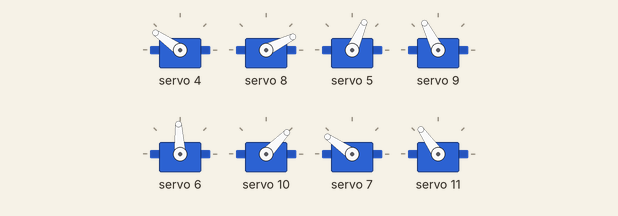
This sketch was run on a simulated Arduino Uno, built with avr-gcc and run on an emulated ATmega328P. Shown: 8 × servo.

Above: at 0.05 s.
At 0.75 s:
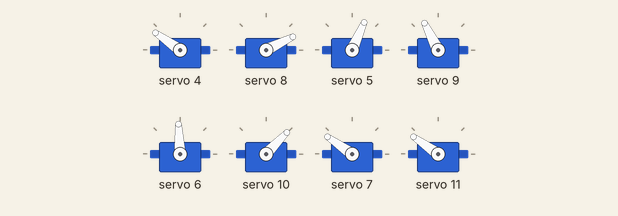
At 1.45 s:
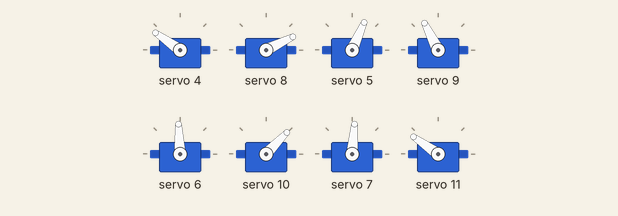
At 2.9 s:
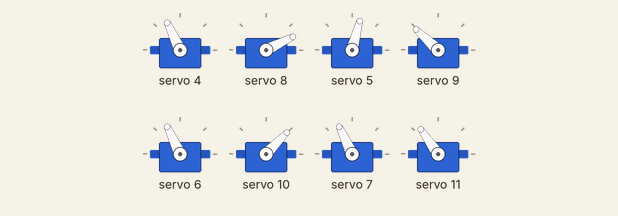
At 4.3 s:
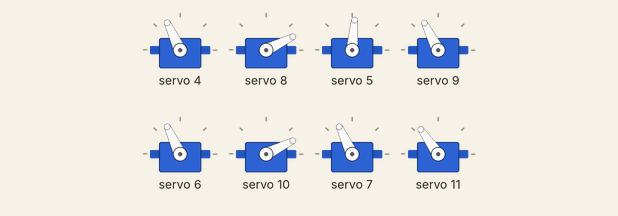
At 5.75 s:
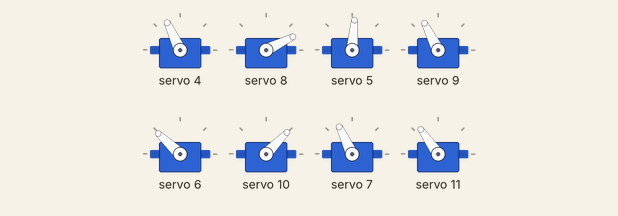
Timing chart, 0 to 7.5 s (numbered marks = the images above):
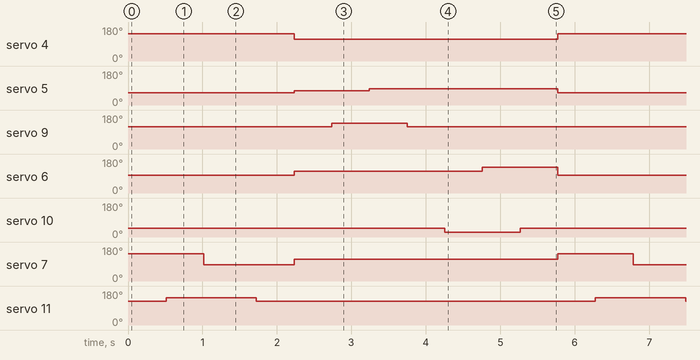

Measured:
- by itself, servo 4: alternates 145° for 2.2 s and 115° for 3.5 s
- by itself, servo 5: repeats every 5.8 s: 85° 2.5 s, 66° 2.2 s, 75° 1.0 s
- by itself, servo 9: alternates 137° for 1.0 s and 117° for 4.8 s
- by itself, servo 6: repeats every 5.8 s: 137° 1.0 s, 93° 2.2 s, 115° 2.5 s
- by itself, servo 10: alternates 46° for 4.8 s and 26° for 1.0 s
- by itself, servo 7: repeats every 5.8 s: 115° 3.5 s, 145° 1.0 s, 85° 1.2 s
- by itself, servo 11: alternates 145° for 1.2 s and 125° for 4.6 s

The sketch:

ArechoCrawl.ino
```cpp
#include <Wire.h>
#include <Adafruit_PWMServoDriver.h>

Adafruit_PWMServoDriver srituhobby = Adafruit_PWMServoDriver();

#define servoMIN 350
#define servoMAX 600

void setup() {
  Serial.begin(9600);
  srituhobby.begin();
  srituhobby.setPWMFreq(60);
}

void loop()
{
  //1st move
    srituhobby.setPWM(4, 0, 500);
    srituhobby.setPWM(8, 0, 200);
    srituhobby.setPWM(5, 0, 300);
    srituhobby.setPWM(9, 0, 430);
    srituhobby.setPWM(6, 0, 370);
    srituhobby.setPWM(10, 0, 250);
    srituhobby.setPWM(7, 0, 500);
    srituhobby.setPWM(11, 0, 450);
    delay(500);
    srituhobby.setPWM(4, 0, 500);
    srituhobby.setPWM(8, 0, 200);
    srituhobby.setPWM(5, 0, 300);
    srituhobby.setPWM(9, 0, 430);
    srituhobby.setPWM(6, 0, 370);
    srituhobby.setPWM(10, 0, 250);
    srituhobby.setPWM(7, 0, 500);
    srituhobby.setPWM(11, 0, 500);
    delay(500);
    srituhobby.setPWM(4, 0, 500);
    srituhobby.setPWM(8, 0, 200);
    srituhobby.setPWM(5, 0, 300);
    srituhobby.setPWM(9, 0, 430);
    srituhobby.setPWM(6, 0, 370);
    srituhobby.setPWM(10, 0, 250);
    srituhobby.setPWM(7, 0, 350);
    srituhobby.setPWM(11, 0, 500);
    delay(700);
    srituhobby.setPWM(4, 0, 500);
    srituhobby.setPWM(8, 0, 200);
    srituhobby.setPWM(5, 0, 300);
    srituhobby.setPWM(9, 0, 430);
    srituhobby.setPWM(6, 0, 370);
    srituhobby.setPWM(10, 0, 250);
    srituhobby.setPWM(7, 0, 350);
    srituhobby.setPWM(11, 0, 450);
    delay(500);
    srituhobby.setPWM(4, 0, 425);
    srituhobby.setPWM(8, 0, 200);
    srituhobby.setPWM(5, 0, 325);
    srituhobby.setPWM(9, 0, 430);
    srituhobby.setPWM(6, 0, 425);
    srituhobby.setPWM(10, 0, 250);
    srituhobby.setPWM(7, 0, 425);
    srituhobby.setPWM(11, 0, 450);
    delay(500);
    srituhobby.setPWM(4, 0, 425);
    srituhobby.setPWM(8, 0, 200);
    srituhobby.setPWM(5, 0, 325);
    srituhobby.setPWM(9, 0, 480);
    srituhobby.setPWM(6, 0, 425);
    srituhobby.setPWM(10, 0, 250);
    srituhobby.setPWM(7, 0, 425);
    srituhobby.setPWM(11, 0, 450);
    delay(500);
    srituhobby.setPWM(4, 0, 425);
    srituhobby.setPWM(8, 0, 200);
    srituhobby.setPWM(5, 0, 350);
    srituhobby.setPWM(9, 0, 480);
    srituhobby.setPWM(6, 0, 425);
    srituhobby.setPWM(10, 0, 250);
    srituhobby.setPWM(7, 0, 425);
    srituhobby.setPWM(11, 0, 450);
    delay(500);
    srituhobby.setPWM(4, 0, 425);
    srituhobby.setPWM(8, 0, 200);
    srituhobby.setPWM(5, 0, 350);
    srituhobby.setPWM(9, 0, 430);
    srituhobby.setPWM(6, 0, 425);
    srituhobby.setPWM(10, 0, 250);
    srituhobby.setPWM(7, 0, 425);
    srituhobby.setPWM(11, 0, 450);
    delay(500);
    srituhobby.setPWM(4, 0, 425);
    srituhobby.setPWM(8, 0, 200);
    srituhobby.setPWM(5, 0, 350);
    srituhobby.setPWM(9, 0, 430);
    srituhobby.setPWM(6, 0, 425);
    srituhobby.setPWM(10, 0, 200);
    srituhobby.setPWM(7, 0, 425);
    srituhobby.setPWM(11, 0, 450);
    delay(500);
    srituhobby.setPWM(4, 0, 425);
    srituhobby.setPWM(8, 0, 200);
    srituhobby.setPWM(5, 0, 350);
    srituhobby.setPWM(9, 0, 430);
    srituhobby.setPWM(6, 0, 480);
    srituhobby.setPWM(10, 0, 200);
    srituhobby.setPWM(7, 0, 425);
    srituhobby.setPWM(11, 0, 450);
    delay(500);
    srituhobby.setPWM(4, 0, 425);
    srituhobby.setPWM(8, 0, 200);
    srituhobby.setPWM(5, 0, 350);
    srituhobby.setPWM(9, 0, 430);
    srituhobby.setPWM(6, 0, 480);
    srituhobby.setPWM(10, 0, 250);
    srituhobby.setPWM(7, 0, 425);
    srituhobby.setPWM(11, 0, 450);
    delay(500);
}
```
